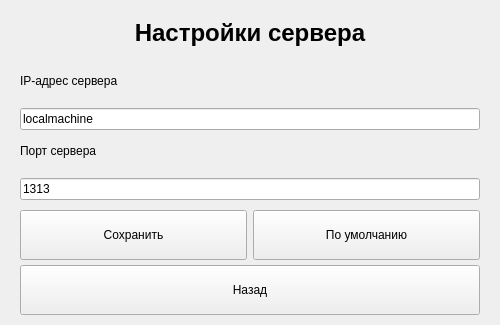
<?xml version="1.0" encoding="UTF-8"?>
<ui version="4.0">
 <class>SettingsMenu</class>
 <widget class="QWidget" name="SettingsMenu">
  <property name="geometry">
   <rect>
    <x>0</x>
    <y>0</y>
    <width>500</width>
    <height>325</height>
   </rect>
  </property>
  <property name="sizePolicy">
   <sizepolicy hsizetype="Fixed" vsizetype="Fixed">
    <horstretch>0</horstretch>
    <verstretch>0</verstretch>
   </sizepolicy>
  </property>
  <property name="minimumSize">
   <size>
    <width>500</width>
    <height>325</height>
   </size>
  </property>
  <property name="maximumSize">
   <size>
    <width>500</width>
    <height>325</height>
   </size>
  </property>
  <property name="windowTitle">
   <string>Настройки</string>
  </property>
  <property name="styleSheet">
   <string notr="true"/>
  </property>
  <widget class="QLabel" name="title_label">
   <property name="geometry">
    <rect>
     <x>10</x>
     <y>10</y>
     <width>480</width>
     <height>45</height>
    </rect>
   </property>
   <property name="font">
    <font>
     <pointsize>18</pointsize>
     <weight>75</weight>
     <bold>true</bold>
    </font>
   </property>
   <property name="text">
    <string>Настройки сервера</string>
   </property>
   <property name="alignment">
    <set>Qt::AlignCenter</set>
   </property>
  </widget>
  
  <widget class="QWidget" name="ipLayoutWidget">
   <property name="geometry">
    <rect>
     <x>20</x>
     <y>60</y>
     <width>460</width>
     <height>70</height>
    </rect>
   </property>
   <layout class="QVBoxLayout" name="ipLayout">
    <item>
     <widget class="QLabel" name="ip_label">
      <property name="text">
       <string>IP-адрес сервера</string>
      </property>
     </widget>
    </item>
    <item>
     <widget class="QLineEdit" name="ip_input">
      <property name="text">
       <string>localmachine</string>
      </property>
      <property name="placeholderText">
       <string>Введите IP-адрес</string>
      </property>
     </widget>
    </item>
   </layout>
  </widget>
  
  <widget class="QWidget" name="portLayoutWidget">
   <property name="geometry">
    <rect>
     <x>20</x>
     <y>130</y>
     <width>460</width>
     <height>70</height>
    </rect>
   </property>
   <layout class="QVBoxLayout" name="portLayout">
    <item>
     <widget class="QLabel" name="port_label">
      <property name="text">
       <string>Порт сервера</string>
      </property>
     </widget>
    </item>
    <item>
     <widget class="QLineEdit" name="port_input">
      <property name="text">
       <string>1313</string>
      </property>
      <property name="placeholderText">
       <string>Введите порт</string>
      </property>
     </widget>
    </item>
   </layout>
  </widget>
  
  <widget class="QWidget" name="buttonLayoutWidget">
   <property name="geometry">
    <rect>
     <x>20</x>
     <y>210</y>
     <width>460</width>
     <height>50</height>
    </rect>
   </property>
   <layout class="QHBoxLayout" name="buttonLayout">
    <item>
     <widget class="QPushButton" name="save_btn">
      <property name="minimumSize">
       <size>
        <width>225</width>
        <height>50</height>
       </size>
      </property>
      <property name="text">
       <string>Сохранить</string>
      </property>
     </widget>
    </item>
    <item>
     <widget class="QPushButton" name="default_btn">
      <property name="minimumSize">
       <size>
        <width>225</width>
        <height>50</height>
       </size>
      </property>
      <property name="text">
       <string>По умолчанию</string>
      </property>
     </widget>
    </item>
   </layout>
  </widget>
  
  <widget class="QPushButton" name="back_btn">
   <property name="geometry">
    <rect>
     <x>20</x>
     <y>265</y>
     <width>460</width>
     <height>50</height>
    </rect>
   </property>
   <property name="text">
    <string>Назад</string>
   </property>
  </widget>
  
 </widget>
 <resources/>
 <connections/>
</ui> 
